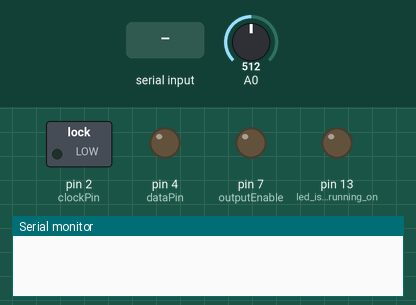
A sketch run on a simulated Arduino Uno, built with avr-gcc and run on an emulated ATmega328P. On the bench: switched loads named in the sketch (green lamp = pin HIGH), output pins drawn as LEDs (lit = HIGH), the last lines printed to the serial monitor. The inputs (shaded band) are chosen by the test bench; at power-on: A0 = 512. Pins used as bus, display or sensor lines are not drawn.

Above: at 1.2 s.
1.3 s: A0 set to 721
3.2 s: A0 set to 753
At 6.5 s:
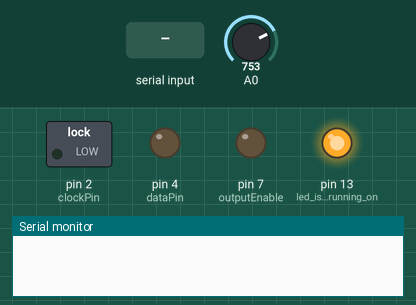
6.7 s: "clear\n" received over Serial
At 7.3 s:
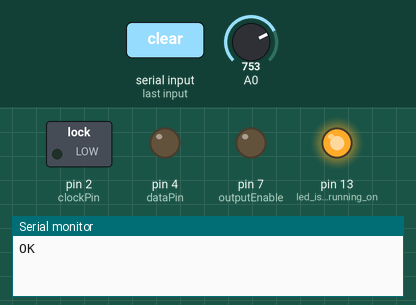
8.2 s: "commit\n" received over Serial
11.7 s: "sethard 90 45 200\n" received over Serial
At 12.5 s:
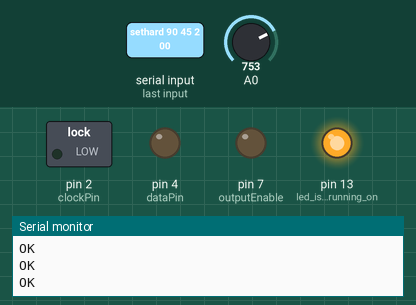
Timing chart, 0 to 14.2 s (numbered marks = the images above; inputs shaded):
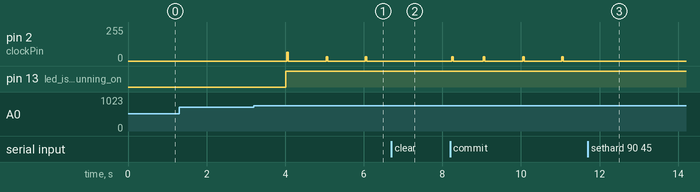

Measured:
- the behaviour switches between 739 and 740 on A0 (found by bisection; images 0 and 1)
- after the input at 1.3 s, every drawn part: stays the same
- after the input at 3.2 s, pin 2 (clockPin): 0/255 → 65/255 after 0.84 s, then repeats every 1.0 s: 0/255 0.96 s, 32/255 0.04 s; pin 13 (led_is_on_when_running_on): LOW → HIGH after 0.82 s
- after the input at 6.7 s, pin 2 (clockPin): stops changing and stays 0/255
- after the input at 11.7 s, pin 2 (clockPin): stops changing and stays 0/255

The sketch:

audio_matrix_router.ino
```cpp
#include <string.h>
#include <stdio.h>

//These define's must be placed at the beginning before #include "TimerInterrupt.h"
#define TIMER_INTERRUPT_DEBUG      0

#define USE_TIMER_1     true
#define USE_TIMER_2     false
#define USE_TIMER_3     false
#define USE_TIMER_4     false
#define USE_TIMER_5     false

#include "TimerInterrupt.h"

#define NUM_BOARDS 4 // nr of connected boards
int latchPin = 3; // r clock
int clockPin = 2; // serial clock
int dataPin = 4;  // serial data
int outputEnable = 7; // 595 output enable pins are pulled high (disabled) in hardware. We need to pull it down (enable) when ready.

#define COMMAND_LINE_BUFFER_LEN 64

// i messed up component placement on board
// it amazing what you can fix in software later..
const uint8_t chips[6][4] = {{1, 1, 1, 1}, {0, 0, 0, 0}, {0, 0, 0, 0}, {2, 2, 2, 2}, {2, 2, 2, 2}, {1, 1, 1, 1}};
const uint8_t values[6][4] = {{8, 4, 2, 1}, {128, 64, 32, 16}, {8, 4, 2, 1}, {128, 64, 32, 16}, {8, 4, 2, 1}, {128, 64, 32, 16}};

uint8_t state[NUM_BOARDS][3];
char inData[COMMAND_LINE_BUFFER_LEN];
uint8_t inDataIndex = 0;

uint16_t pingCounter = 0;
uint8_t powerState = 0;
uint8_t inTransition = 0;

void myShiftOut(uint8_t dataPin, uint8_t clockPin, uint8_t bitOrder, byte val) {
  for (int i = 0; i < 8; i++) {
    if (bitOrder == LSBFIRST) {
      digitalWrite(dataPin, !!(val & (1 << i)));
      delayMicroseconds(50);
    } else {
      digitalWrite(dataPin, !!(val & (1 << (7 - i))));
      delayMicroseconds(50);
    }

    digitalWrite(clockPin, HIGH);
    delayMicroseconds(50);
    digitalWrite(clockPin, LOW);
    delayMicroseconds(50);
  }
}


void writeState() {
  for (int c = 0; c < NUM_BOARDS; c++) {
    for (int d = 0; d < 3; d++) {
      myShiftOut(dataPin, clockPin, LSBFIRST, state[c][d]);
    }
  }
  digitalWrite(latchPin, HIGH);
  delayMicroseconds(50);
  digitalWrite(latchPin, LOW);
  inTransition = 0;
}

void clearState() {
  for (int c = 0; c < NUM_BOARDS; c++) {
    state[c][0] = state[c][1] = state[c][2] = 0;
  }
}

inline uint8_t countSetBits(uint8_t n) { // Brian Kernighan’s Algorithm
  uint8_t count = 0;
  while (n) {
    n &= (n - 1);
    count++;
  }
  return count;
}

int testState() {
  unsigned int bitcount = 0;
  for (int c = 0; c < NUM_BOARDS; c++) {
    for (int d = 0; d < 3; d++) {
      bitcount += countSetBits(state[c][d]);
    }
  }
  if (bitcount > 16) {
    return 0;
  }
  return 1;
}

void handleInput() {
  if (strcmp(inData, "clear") == 0) {
    inTransition = 1;
    clearState();
    Serial.write("OK\n");
  } else if (strcmp(inData, "commit") == 0) {
    if (powerState) {
      if (testState()) {
        writeState();
        Serial.write("OK\n");
      } else {
        Serial.write("ERROR: not commiting too many connections.\n"); // because power module from ebay might expode!
      }
    } else {
      Serial.write("ERROR: not commiting, daughter boards are not powered.\n");
    }
  } else if (strncmp(inData, "sethard ", 8) == 0) {
    int board, chip, value;
    int res = sscanf(inData, "sethard %i %i %i", &board, &chip, &value);
    if (res == 3) {
      inTransition = 1;
      state[board][chip] = value;
      Serial.write("OK\n");
    } else {
      Serial.write("ERROR: sethard parse error: ");
      Serial.print(res);
      Serial.write("\n");
    }
  } else if (strncmp(inData, "connect ", 8) == 0) {
    int connector, bus;
    int res = sscanf(inData, "connect %i bus %i", &connector, &bus);
    if (res == 2) {
      if (connector < 1 || connector > (NUM_BOARDS * 6)) {
        Serial.write("ERROR: connect parse error: connector nr. out of bounds.\n");
      } else if (bus < 1 || bus > 4) {
        Serial.write("ERROR: connect parse error: bus nr. out of bounds.\n");
      } else {
        inTransition = 1;
        connector = connector - 1;
        bus = bus - 1;
        uint8_t board = connector / 6;
        connector = connector % 6;
        uint8_t chip = chips[connector][bus];
        uint8_t value = values[connector][bus];
        state[board][chip] = state[board][chip] | value;
        Serial.write("OK\n");
      }
    } else {
      Serial.write("ERROR: connect parse error: ");
      Serial.print(res);
      Serial.write("\n");
    }
  } else if (strncmp(inData, "disconnect ", 11) == 0) {
    int connector, bus;
    int res = sscanf(inData, "disconnect %i bus %i", &connector, &bus);
    if (res == 2) {
      if (connector < 1 || connector > (NUM_BOARDS * 6)) {
        Serial.write("ERROR: disconnect parse error: connector nr. out of bounds.\n");
      } else if (bus < 1 || bus > 4) {
        Serial.write("ERROR: disconnect parse error: bus nr. out of bounds.\n");
      } else {
        inTransition = 1;
        connector = connector - 1;
        bus = bus - 1;
        uint8_t board = connector / 6;
        connector = connector % 6;
        uint8_t chip = chips[connector][bus];
        uint8_t value = values[connector][bus];
        state[board][chip] = state[board][chip] & (~value);
        Serial.write("OK\n");
      }
    } else {
      Serial.write("ERROR: disconnect parse error: ");
      Serial.print(res);
      Serial.write("\n");
    }
  } else if (strcmp(inData, "ping") == 0) {
    Serial.write("Audio Switch OK\n");
  } else if (strcmp(inData, "test_count") == 0) {
    Serial.write("Test counter: ");
    Serial.print(pingCounter);
    Serial.write("\n");
    pingCounter++;
  } else if (strcmp(inData, "power") == 0) {
    int power = analogRead(A0);
    Serial.write("Power reading: ");
    Serial.print(power);
    Serial.write("\n");
  } else {
    Serial.write("ERROR: Unknown command: ");
    Serial.write(inData);
    Serial.write("\n");
  }
}

void setup() {
  pinMode(latchPin, OUTPUT);
  pinMode(clockPin, OUTPUT);
  pinMode(dataPin, OUTPUT);

  pinMode(outputEnable, INPUT); // to Z-mode. Hardware has pullups.

  pinMode(LED_BUILTIN, OUTPUT); // led is on when running on external power

  clearState();

  ITimer1.init();
  ITimer1.attachInterruptInterval(1000, TimerHandler1); // timer fires once in a second

  Serial.begin(115200);
  while (!Serial) {}
  //  Serial.print(NUM_BOARDS);
  //  Serial.write(" boards ready\n");
}

void checkPower() {
  int power = analogRead(A0);

#define VOLTAGE10V 740

  if (powerState) { // when incoming power is less then 10V then we set 595 output enable pins high disabling them
    if (power < VOLTAGE10V) {
      // digitalWrite(outputEnable, HIGH);
      pinMode(outputEnable, INPUT); // Go to Z-mode. Hardware pulls line up.
      clearState();
      powerState = 0;
      digitalWrite(LED_BUILTIN, LOW);
    }
  } else {
    if (power >= VOLTAGE10V) {
      clearState();
      writeState();
      powerState = 1;
      pinMode(outputEnable, OUTPUT);
      digitalWrite(outputEnable, LOW); // pull line low.
      digitalWrite(LED_BUILTIN, HIGH);
    }
  }


}

void TimerHandler1(void) {
  checkPower();
  // we rewrite our state regulary to work around intermittent errors because electrical noise. It is a hardware design error somewhere.
  if (inTransition == 0 && powerState == 1) {
    writeState();
  }
}

void loop() {
  if (Serial.available() > 0) {
    if (inDataIndex < (COMMAND_LINE_BUFFER_LEN)) {
      inData[inDataIndex] = Serial.read();
      if (inData[inDataIndex] == '\n') {
        inData[inDataIndex] = '\0';
        handleInput();
        inDataIndex = 0;
      } else {
        inDataIndex++;
      }
    } else {
      inDataIndex = 0;
      Serial.write("ERROR: Buffer full, input rejected.\n");
    }
  }

}
```
